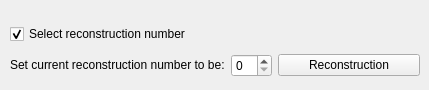
          <widget class="QWidget" name="tab_3">
           <attribute name="title">
            <string>Reconstruct</string>
           </attribute>
           <widget class="QWidget" name="layoutWidget">
            <property name="geometry">
             <rect>
              <x>10</x>
              <y>20</y>
              <width>410</width>
              <height>61</height>
             </rect>
            </property>
            <layout class="QVBoxLayout" name="verticalLayout_2">
             <item>
              <widget class="QCheckBox" name="manualReconstruction">
               <property name="text">
                <string>Select reconstruction number</string>
               </property>
               <property name="checked">
                <bool>true</bool>
               </property>
              </widget>
             </item>
             <item>
              <layout class="QHBoxLayout" name="horizontalLayout_6">
               <item>
                <layout class="QHBoxLayout" name="horizontalLayout_5">
                 <item>
                  <widget class="QLabel" name="label_4">
                   <property name="text">
                    <string>&lt;html&gt;&lt;head/&gt;&lt;body&gt;&lt;p&gt;Set current reconstruction number to be:&lt;/p&gt;&lt;/body&gt;&lt;/html&gt;</string>
                   </property>
                  </widget>
                 </item>
                 <item>
                  <widget class="QSpinBox" name="reconstructionCount">
                   <property name="enabled">
                    <bool>true</bool>
                   </property>
                  </widget>
                 </item>
                </layout>
               </item>
               <item>
                <widget class="QPushButton" name="reconstructionButton">
                 <property name="text">
                  <string>Reconstruction</string>
                 </property>
                </widget>
               </item>
              </layout>
             </item>
            </layout>
           </widget>
          </widget>
